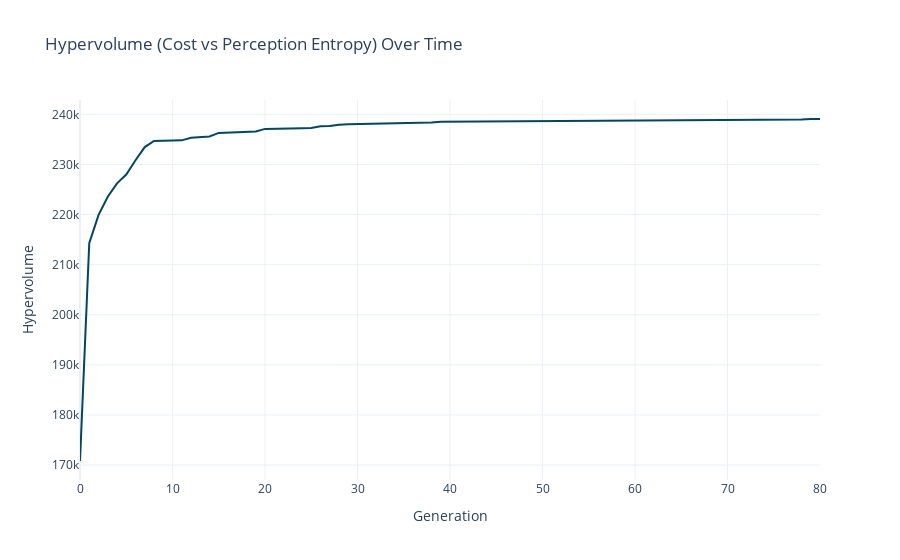

Notebook source saved alongside this figure:
### Markdown cell above
## NSGA-II Convergence

Plot the hypervolume convergence over time. This can be helpful to plot halfway through to see if the algorithm thinks it is converging.

Note: If you don't provide a reference point, it will use the extents of ALL the generated designs (opposite of the utopia point), so the Hypervolume result may be different if the algorithm finds less optimal designs.

### Code cell
hv_plot, ref_point = plot_hypervolume_over_time(df)
hv_plot

### Figure 1 — Plotly figure (JSON) as saved in the notebook; plotly's stock layout.template omitted (floating-point values rounded to 4 significant figures)
{"data": [{"line": {"color": "#004666", "width": 2}, "mode": "lines", "name": "Hypervolume", "showlegend": false, "type": "scatter", "x": [0, 1, 2, 3, 4, 5, 6, 7, 8, 9, 10, 11, 12, 13, 14, 15, 16, 17, 18, 19, 20, 21, 22, 23, 24, 25, 26, 27, 28, 29, 30, 31, 32, 33, 34, 35, 36, 37, 38, 39, 40, 41, 42, 43, 44, 45, 46, 47, 48, 49, 50, 51, 52, 53, 54, 55, 56, 57, 58, 59, 60, 61, 62, 63, 64, 65, 66, 67, 68, 69, 70, 71, 72, 73, 74, 75, 76, 77, 78, 79, 80], "y": [170800.0, 214300.0, 219900.0, 223500.0, 226200.0, 228000.0, 230800.0, 233500.0, 234700.0, 234800.0, 234800.0, 234800.0, 235300.0, 235500.0, 235600.0, 236300.0, 236400.0, 236500.0, 236500.0, 236600.0, 237100.0, 237100.0, 237100.0, 237100.0, 237200.0, 237300.0, 237600.0, 237700.0, 237900.0, 238000.0, 238000.0, 238100.0, 238200.0, 238300.0, 238300.0, 238300.0, 238300.0, 238300.0, 238300.0, 238500.0, 238500.0, 238500.0, 238600.0, 238600.0, 238600.0, 238600.0, 238600.0, 238600.0, 238600.0, 238600.0, 238600.0, 238700.0, 238700.0, 238700.0, 238800.0, 238800.0, 238800.0, 238800.0, 238800.0, 238800.0, 238800.0, 238800.0, 238800.0, 238800.0, 238800.0, 238900.0, 238900.0, 238900.0, 238900.0, 239000.0, 239000.0, 239000.0, 239000.0, 239000.0, 239000.0, 239000.0, 239000.0, 239000.0, 239000.0, 239100.0, 239100.0]}], "layout": {"showlegend": true, "title": {"text": "Hypervolume (Cost vs Perception Entropy) Over Time"}, "xaxis": {"title": {"text": "Generation"}}, "yaxis": {"title": {"text": "Hypervolume"}}}}
